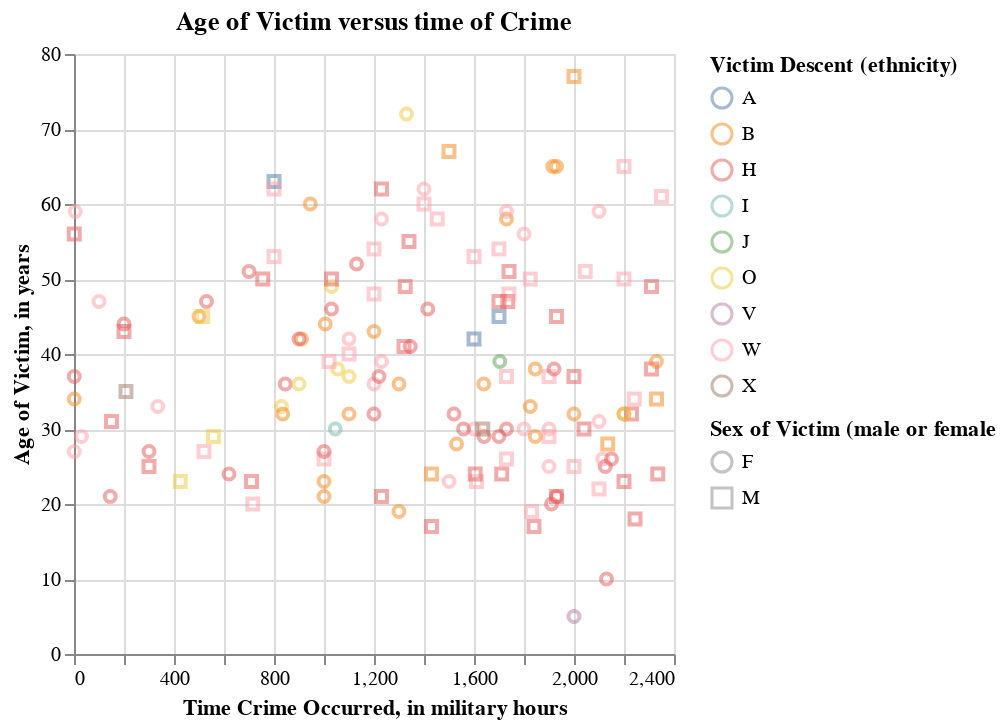

Notebook code for this chart:
### Code cell
#creating a sample plot 
import altair as alt

sample_for_plotting = crime_data.sample(150)

time_vs_age = alt.Chart(sample_for_plotting, title= "Age of Victim versus time of Crime").mark_point(opacity=0.5).encode(
    x=alt.X("TIME_OCC").title("Time Crime Occurred, in military hours").scale(zero=False),
    y=alt.Y("Vict_Age").title("Age of Victim, in years").scale(zero=False),
    shape=alt.Shape("Vict_Sex").title("Sex of Victim (male or female"),
    color=alt.Color("Vict_Descent").title("Victim Descent (ethnicity)")
)
time_vs_age

### Figure 1 — Vega-Lite specification as saved in the notebook (floating-point values rounded to 4 significant figures; data arrays with more than 128 entries replaced by an {"elided": "..."} marker saying what was removed)
{"config": {"view": {"continuousWidth": 300, "continuousHeight": 300}}, "data": {"name": "data-e5df77770dc835b5f8ef81ed8b6b4e32"}, "mark": {"type": "point", "opacity": 0.5}, "encoding": {"color": {"field": "Vict_Descent", "title": "Victim Descent (ethnicity)", "type": "nominal"}, "shape": {"field": "Vict_Sex", "title": "Sex of Victim (male or female", "type": "nominal"}, "x": {"field": "TIME_OCC", "scale": {"zero": false}, "title": "Time Crime Occurred, in military hours", "type": "quantitative"}, "y": {"field": "Vict_Age", "scale": {"zero": false}, "title": "Age of Victim, in years", "type": "quantitative"}}, "title": "Age of Victim versus time of Crime", "$schema": "https://vega.github.io/schema/vega-lite/v5.15.1.json", "datasets": {"data-e5df77770dc835b5f8ef81ed8b6b4e32": {"elided": "150 records"}}}
